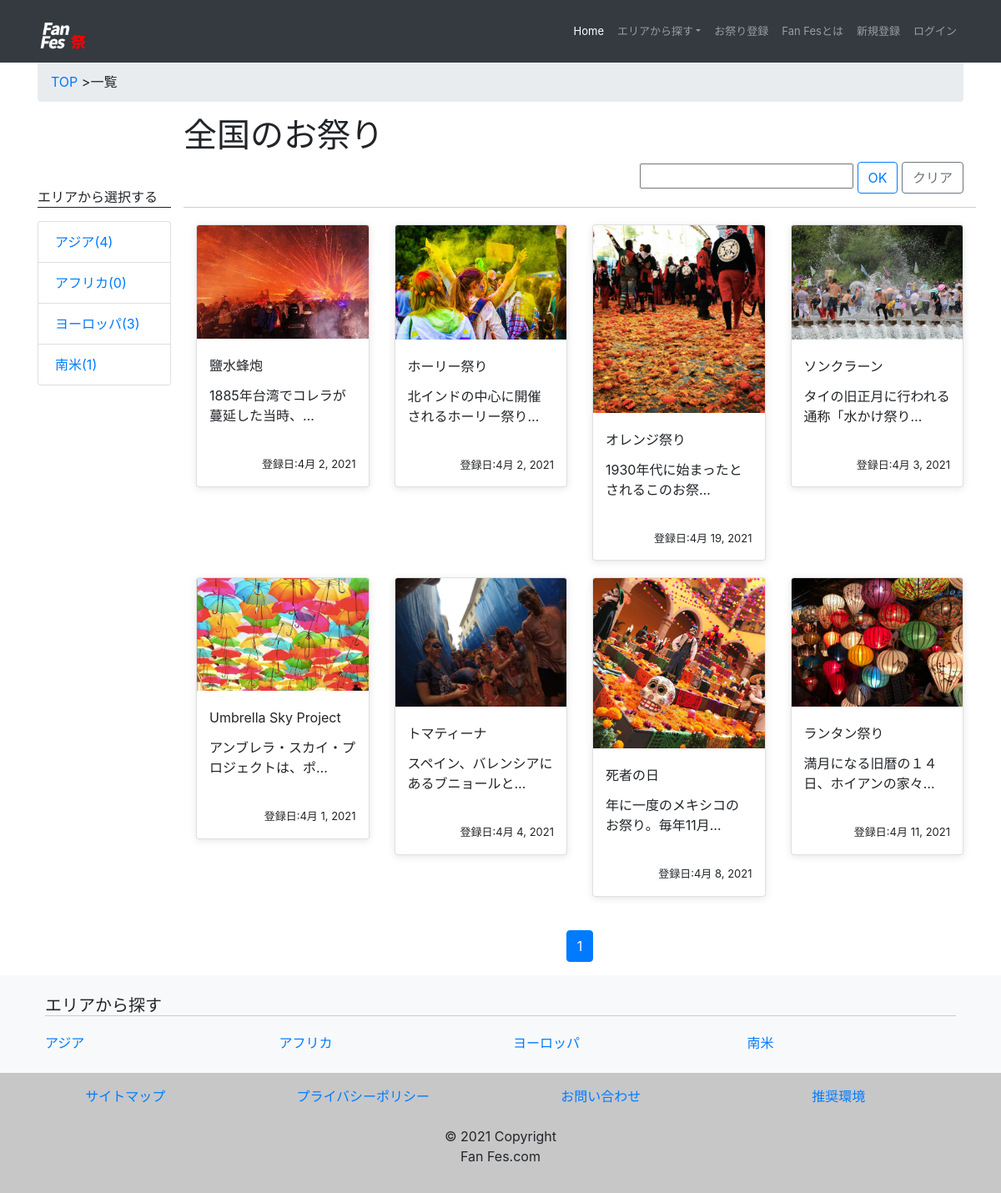
/festival/, run on the app's committed database.
### festival/models.py (models this page shows, shortened)
class Area(models.Model):
    area = models.CharField(
        'エリア',
        max_length=225,
        blank = False,
        unique = True,
    )
    url_code = models.CharField(
        'URL名',
        max_length = 50,
        blank = False,
        unique = True,
    )
    author = models.ForeignKey(
        'auth.User',
        on_delete=models.CASCADE,
    )

class Festival(models.Model):
    name = models.CharField(
        'お祭りの名前',
        max_length=200
        )
    area = models.ForeignKey(
    Area,
    verbose_name = 'エリア',
    on_delete=models.PROTECT,
        )
    country = models.ForeignKey(
    Country,
    verbose_name = '国名',
    on_delete=models.PROTECT,
         )
    location = models.CharField(
        '地名',
        max_length=200,
         null =True
         )
    start_time = models.CharField(
        '開催日',
        max_length=200,
        null=True
        )
    thumbnail = models.ImageField(
        'サムネイル',
        upload_to = 'img/',
        default='img/no_image.jpeg'
        )
    pc_thumbnail = ImageSpecField(
        source='thumbnail',
        processors=[ResizeToFill(250, 250)],
        format='JPEG',
        options={'quality': 60}
        )
    detail_thumbnail = ImageSpecField(
        source='thumbnail',
        processors=[ResizeToFill(445, 329)],
        format='webp',
        options={'quality': 60}
    )
    regist_date = models.DateField(
        '投稿日',
        default=datetime.now
        )
    detail =models.TextField(
            'お祭りの詳細（400文字以内）',
            max_length = 400,
        )
    author = models.ForeignKey(
        'auth.User',
        verbose_name = '作成者',
        on_delete=models.CASCADE,
    )
    views = models.PositiveIntegerField(
        default = 0,
    )

### festival/views.py (the view)
# urls.py: path('festival/',views.IndexView.as_view() , name = 'index'),
class IndexView(generic.ListView):
    model = Festival
    template_name = 'festival/festival_list.html'
    paginate_by = 10
    def get_queryset(self):
        keyword = self.request.GET.get('keyword')
        if keyword:
            object_list =  Festival.objects.filter(name__contains=keyword)
            messages.success(self.request, '「{}」の検索結果'.format(keyword))
        else:
            object_list = Festival.objects.all()
        return object_list

### festival/context_processors.py (called while the page is built)
def common(request):
    context = {
        'category_data'  : Area.objects.annotate(post_count=Count('festival')),
        'data' : Area.objects.all()
    }
    return context

### festival/templates/festival/festival_list.html (shortened to what this page needs)
{% extends './base.html' %}
{% block content %}
<div class="container">
                <div class="breadcrumb">
                        <li class = "icon">
                        <a href = '{% url "festival:home" %} '>TOP</a>
                        </li>
                        <li>
                      一覧
                        </li>
                </div>
        <div class ="row">
                <div class="col-xl-2 col-lg-2 col-md-2s d-md-none d-lg-block">
                        {% include 'festival/includes/side_navi.html' %}
                </div>
                <div class="col-xl-10 col-lg-10 col-md-12">
                        <h1 class="h1 row article">全国のお祭り</h1>
                        <div class ="row article form-under">
                                <div class="col-xl-6 col-lg-6 col-md-6 topic">
                                </div>
                                        <form action=' {% url "festival:index" %}' method="GET">
                                                <div class="col-xl-6 right">
                                                        <div class='form-group'>
                                                                <input name="keyword" value="" type="text">
                                                        <input type="submit" class="btn btn-outline-primary" value="OK" />
                                                        <a href="{% url 'festival:index' %}" class="btn btn-outline-secondary">クリア</a>
                                                        </div>
                                                </div>
                                        </form>
                                </div>
                <div class="row article line">
                        {% for festival in object_list %}
                        <div class="col-xl-3 col-lg-3 col-md-3 col-xs-3 row-eq-height">
                                <div class="card">
                                        <a href='{% url "festival:detail" festival.area.url_code festival.pk%}' class="card-link">
                                        <img class="card-img-top" src="{{ festival.pc_thumbnail.url }}" alt="{{ festival.name }}">
                                        <div class="card-body">
                                                <p class="card-title"> {{ festival.name }}</p>
                                                <div class="text-area">
                                                <p class="card-text sp_text">{{ festival.detail | truncatechars:20 }}</p>
                                                 </div>
                                                        <div class = "regist_date">
                                                        <p class = "day">登録日:{{ festival.regist_date }}</p>
                                                </div>
                                        </div>
                                </a>
                                </div>
                        </div>
                        {% endfor %}
                </div>
                {% include 'festival/includes/pagenation.html' %}
        </div>
        </div>
</div>
{% endblock %}

### festival/templates/festival/base.html (shortened to what this page needs)
{% load static %}
<!DOCTYPE html>
<html lang="ja">
        <head>
              <link rel = 'stylesheet' href="{% static 'css/common.css' %}">
              <link rel = 'stylesheet' href = 'https://maxcdn.bootstrapcdn.com/bootstrap/4.0.0/css/bootstrap.min.css'>
        </head>
<body>
<nav class="navbar navbar-expand-sm navbar-dark bg-dark fixed-top">
    <div class="container">
      <div class="logo">
    <a class="navbar-brand logo" href='{% url "festival:home" %}'><img src="{% static 'img/fan-fes.png' %}" class="navbar-brand logo" alt="fan-fesロゴ"></a>
  </div>
    <div class="collapse navbar-collapse justify-content-end" id="navbarSupportedContent">
      <ul class="navbar-nav">
        <li class="nav-item active">
          <a class="nav-link" href='{% url "festival:home" %}'>Home <span class="sr-only">(current)</span></a>
        </li>
        <li class="nav-item dropdown">
          <a class="nav-link dropdown-toggle">エリアから探す</a>
        </li>
        <li class="nav-item">
            <a class="nav-link" href='{% url "festival:create"%}'>お祭り登録</a>
          </li>
        <li class="nav-item">
          <a class="nav-link" href='{% url "festival:about" %}'>Fan Fesとは</a>
        </li>
        <li class="nav-item">
          <a class="nav-link" href='{%url  "accounts:signup"%}'>新規登録</a>
        </li>
        {% if user.is_authenticated %}
        <li class='nav-item'>
            <a href='{% url "logout" %}' class='logout nav-link'>ログアウト</a>
        </li>
    {% else %}
        <a href='{% url "login" %}' class='login nav-link'>ログイン</a>
    {% endif %}
      </ul>
    </div>
  </div>
  </nav>
                    {% block content %}
                    {% endblock %}
            <footer class="bg-light text-center text-lg-start">
              <div class="container p-4">
                <h5 class="text-left footer">エリアから探す</h5>
                <div class="row foot">
                  {% for category in category_data %}
                  <div class="col-lg-3 col-md-6 mb-4 mb-md-0 sp-side other">
                    <ul class="list-unstyled mb-0">
                      <li class="text-left">    <a href='{% url "festival:category" url_code=category.url_code %}' >{{ category.area }}</a></li>
                    </ul>
                  </div>
                  {% endfor %}
                </div>
              </div>
              <div class="text-center p-3" style="background-color: rgba(0, 0, 0, 0.2);">
                <div class="container">
                    <div class="row">
                  <div class="col-lg-3 col-md-6 mb-4 mb-md-0 sp-side">
                  <li class="list-unstyled contents">
                      <a href='{%url  "festival:sitemap"%}'>サイトマップ</a>
                  </li>
                  </div>
                  <div class="col-lg-3 col-md-6 mb-4 mb-md-0 sp-side">
                  <li class="list-unstyled contents">
                      <a href='{%url  "festival:policy"%}'>プライバシーポリシー</a>
                  </li>
                </div>
                <div class="col-lg-3 col-md-6 mb-4 mb-md-0 sp-side">
                  <li class="list-unstyled contents">
                      <a href='{%url  "festival:contact"%}'>お問い合わせ</a>
                  </li>
                </div>
                <div class="col-lg-3 col-md-6 mb-4 sp-side">
                  <li class="list-unstyled contents">
                      <a href='{%url  "festival:requirements"%}'>推奨環境</a>
                  </li>
                </div>
              </div>
              </div>
              <p>© 2021 Copyright<br>Fan Fes.com</p>
              </div>
            </footer>
          </body>
</html>

### festival/templates/festival/includes/side_navi.html
                    <p class="mt">エリアから選択する</p>
                    <ul class="list-group">
                        {% for category in category_data %}
                    <li class="list-group-item">  <a href="{% url 'festival:category' url_code=category.url_code %}" >{{category.area}}({{ category.post_count }})</a></li>
                    {% endfor %}
                    </ul>

### festival/static/css/common.css (style rules this page uses)
.h1 { font-size: 40px; }
.col-xl-6 { max-width:100% !important; margin : 0 auto; }
.text-area { height: 70px; }
.col-xl-6.topic { margin-left:0px !important; }
.card-link { color: #212529; cursor: pointer; }
.row-eq-height { flex-wrap: wrap; margin-top:20px; }
.regist_date { text-align: right ; padding-top: 15px; }
.card-body { padding-left:15px !important; padding-right: 15px !important; padding-bottom: 0px !important; }
.card { border-radius: 10px; box-shadow:0px 2px 10px 0px rgb(0 0 0 / 10%); margin: 0 !important; }
.day { font-size: 13px; }
.right { margin: 0 0 0 auto !important; }
.list-unstyled.contents::after { content: ""; display:inline-block; margin: 0 20px; }
.icon::after { content: ">"; }
.footer { border-bottom:1px solid #ccc; margin-bottom: 20px; }
.mt { margin-top: 86px; border-bottom: 1px solid #202020; }
.line { border-top:1px solid #cecece; }
.navbar-expand-sm .navbar-nav .nav-link { font-size:13px !important; }
.logo { height: 59px; }

### festival/templates/festival/base.html (style rules this page uses)
body { padding-top: 74px }

### data on the page
Area: area "アジア", post_count "4"
Area: area "アフリカ", post_count "0"
Area: area "ヨーロッパ", post_count "3"
Area: area "南米", post_count "1"
Festival: pc_thumbnail (picture), name "鹽水蜂炮", detail "1885年台湾でコレラが蔓延した当時、…", regist_date "4月 2, 2021"
Festival: pc_thumbnail (picture), name "ホーリー祭り", detail "北インドの中心に開催されるホーリー祭り…", regist_date "4月 2, 2021"
Festival: pc_thumbnail (picture), name "オレンジ祭り", detail "1930年代に始まったとされるこのお祭…", regist_date "4月 19, 2021"
Festival: pc_thumbnail (picture), name "ソンクラーン", detail "タイの旧正月に行われる通称「水かけ祭り…", regist_date "4月 3, 2021"
Festival: pc_thumbnail (picture), name "Umbrella Sky Project", detail "アンブレラ・スカイ・プロジェクトは、ポ…", regist_date "4月 1, 2021"
Festival: pc_thumbnail (picture), name "トマティーナ", detail "スペイン、バレンシアにあるブニョールと…", regist_date "4月 4, 2021"
Festival: pc_thumbnail (picture), name "死者の日", detail "年に一度のメキシコのお祭り。毎年11月…", regist_date "4月 8, 2021"
Festival: pc_thumbnail (picture), name "ランタン祭り", detail "満月になる旧暦の１４日、ホイアンの家々…", regist_date "4月 11, 2021"

### other printed values
{{ num }} "1"
